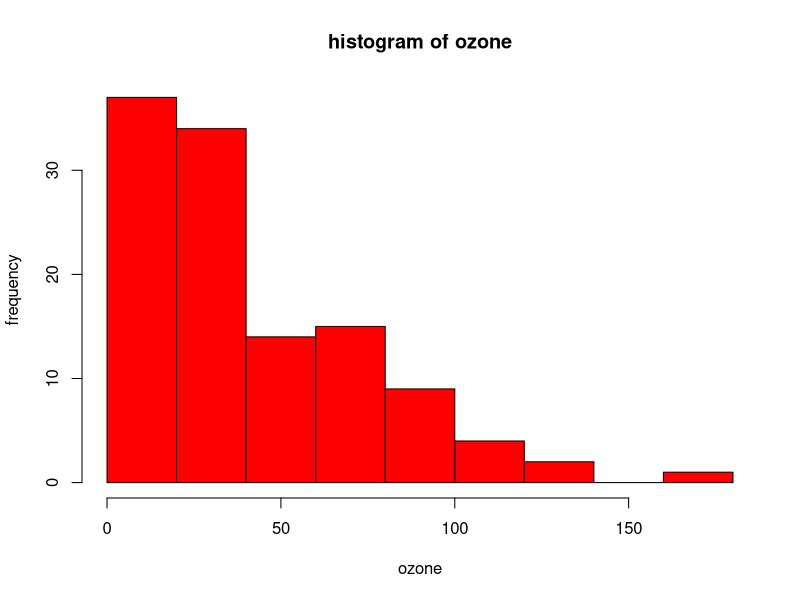
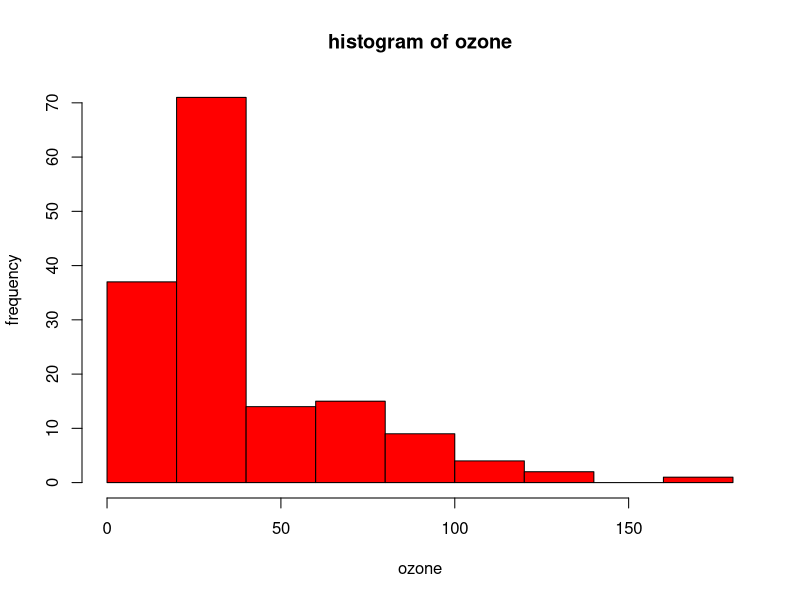
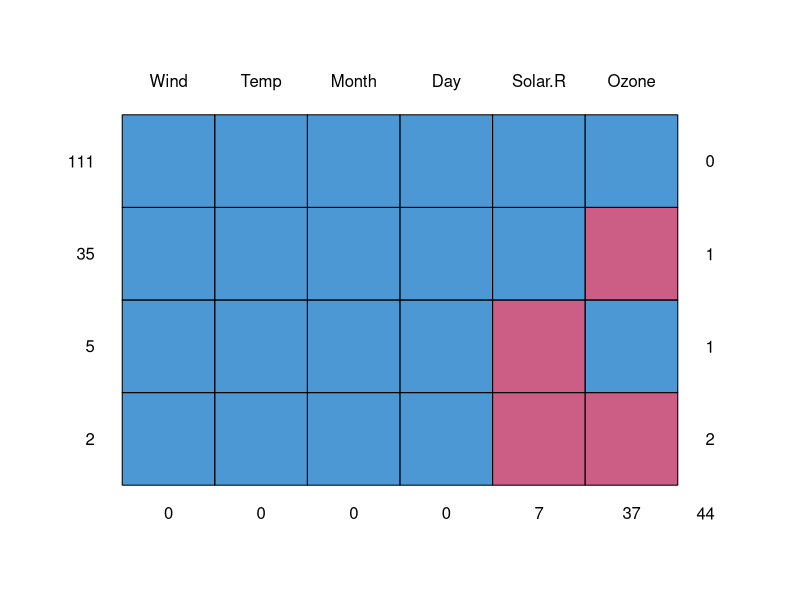
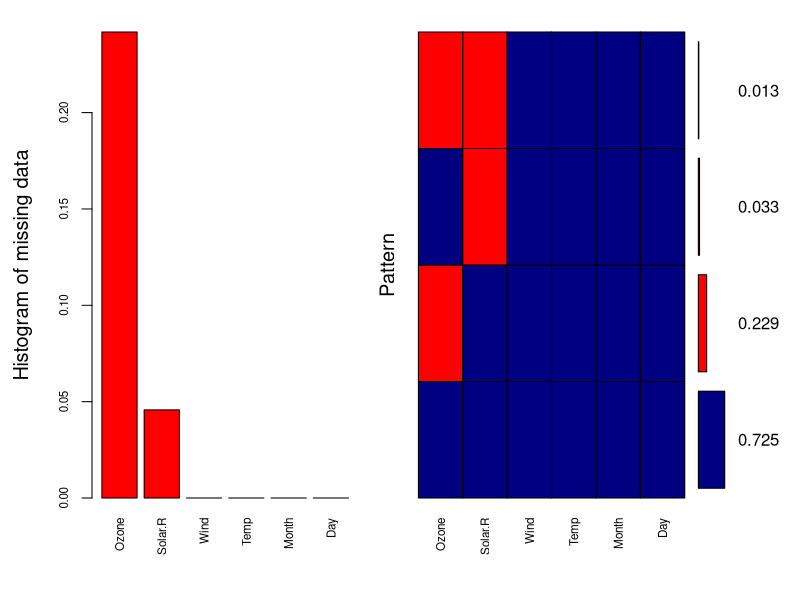

The R source for these figures, in order: (Note: this script raises an error after producing the figures.)

#1. Use the given link and locate the bank marketing dataset. Data Set Link
#Perform the below operations:
# a. Create a visual for representing missing values in the dataset.
# using dataset airquality to create a visual for representing missing values in the dataset
newair = airquality

dim(newair)
str(newair)
summary(newair)
#before imputing
hist(newair$Ozone ,xlab = "ozone", ylab = "frequency",main="histogram of ozone",col="red")

median(newair$Ozone)
median(newair$Ozone,na.rm = T)

#imputed my median
newair$Ozone[is.na(newair$Ozone)]<- median(newair$Ozone,na.rm = T)

#check summary after done with imputing
summary(newair)
newair$Ozone

#visualize after imputing the variable ozone with the median
#lets visualize through histogram

#after imputing
hist(newair$Ozone ,xlab = "ozone", ylab = "frequency",main="histogram of ozone",col="red")

#with mice package
#The mice package provides a nice function md.pattern() to get a better 
#understanding of the pattern of missing data
#using dataset airquality
library(mice)
md.pattern(airquality)

#using the VIM package as follows
#we can visualize like this too

library(VIM)
aggr_plot <- aggr(airquality, col=c('navyblue','red'), numbers=TRUE, sortVars=TRUE, labels=names(airquality), cex.axis=.7, gap=3, ylab=c("Histogram of missing data","Pattern"))

#The plot helps us understanding that almost 73% of the samples are not missing any information, 
#22% are missing the Ozone value, and the remaining ones show other missing patterns. 
#Through this approach the situation looks a bit clearer in my opinion.


#b. Show a distribution of clients based on a Job.

#since in dataset I'm unable to find variable clients therefore i am using
#another variable say age for 
#showing you distribution of a age based on job 

#Set a different color for each group
library(ggplot2)
ggplot(bank.additional, aes(x=job, y=age, fill=job)) + 
  geom_boxplot(alpha=0.3) +
  theme(legend.position="none")+
  ggtitle("Distribution of age based on a Job")



#c. Check whether is there any relation between Job and Marital Status?

#we are using Chi-Square Test for checking relation as both job and marital status are categorical variables
#so first defining the null hypothesis
#Ho: There is no relation between job and marital status
#Ha: There is relation between job and marital status

chisq.test(bank.additional$job ,bank.additional$marital)
#now as we can see p value is nearly 0 or less which is henceforth less than 0.05 
#p value<0.05 hence we will reject the null hypo and accept the alternative hypothesis
#which says that There is relation between job and marital status

#also another way to check relation and more example
#by
#Pearson correlation test
#i'm using variable job and education in this
#Correlation test between job and education variables:

newbank = bank.additional
newbank$job <-as.numeric(newbank$job)
newbank$education <-as.numeric(newbank$education)

result <- cor.test(newbank$job, newbank$education, method = "pearson")
result

#In the result above :
#t is the t-test statistic value (t = 8.7235),
#df is the degrees of freedom (df= 4117),
#p-value is the significance level of the t-test (p-value nearly 0).
#conf.int is the confidence interval of the correlation coefficient at 95% (conf.int = [0.1046068, 0.1645802]);
#sample estimates is the correlation coefficient (Cor.coeff = 0.1347169).

#The p-value of the test is nearly 0, which is less than the significance level alpha = 0.05. 
#We can conclude that job and education are significantly correlated with a correlation coefficient of 0.1347169 and p-value of 2.210^{-16} 




#  d. Check whether is there any association between Job and Education?

#we are using Chi-Square Test for checking association as both job and education are categorical variables
#hence Chi-Square Test for checking association
#so first defining the null hypothesis
#Ho: There is no association between job and education
#Ha: There is association between job and education

chisq.test(bank.additional$job ,bank.additional$education)
#now as we can see p value is nearly 0 or less which is henceforth less than 0.05 
#p value<0.05 hence we will reject the null hypo and accept the alternative hypothesis
#which says that There is association between job and education
